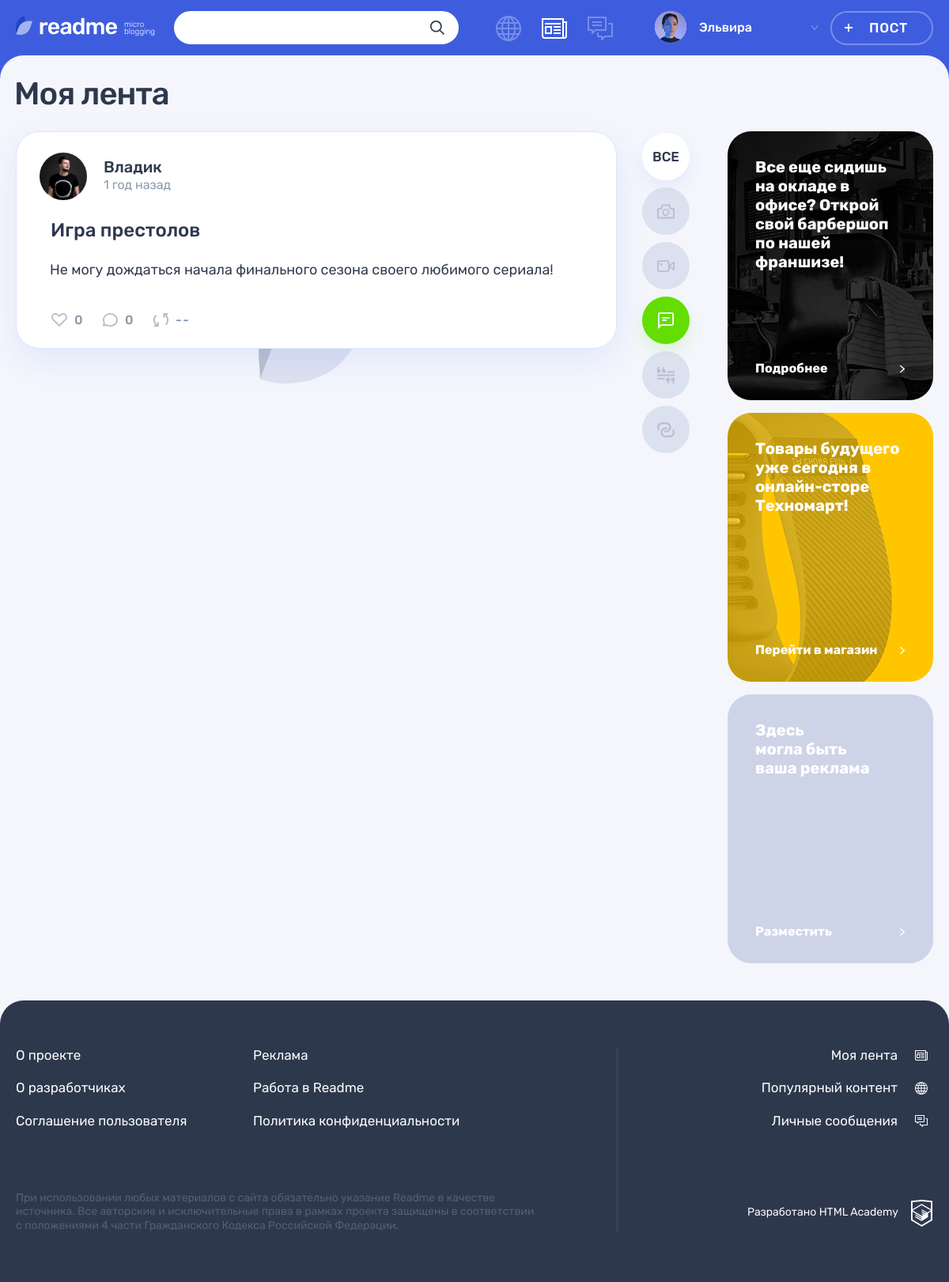
Screenshot of /feed.php?filter=text (signed in) with the database file from the repository.
### tables this page shows
CREATE TABLE IF NOT EXISTS posts (
id INT UNSIGNED AUTO_INCREMENT PRIMARY KEY,
author_id INT UNSIGNED,
post_type INT UNSIGNED,
dt_add DATETIME,
heading VARCHAR(128),
content TEXT,
quote_author TEXT,
img_url VARCHAR(128),
youtube_url VARCHAR(128),
url VARCHAR(128),
view_count INT,
FOREIGN KEY (author_id) REFERENCES users(id)
ON UPDATE CASCADE
ON DELETE CASCADE,
FOREIGN KEY (post_type) REFERENCES content_types(id)
ON UPDATE CASCADE
ON DELETE CASCADE
);

CREATE TABLE IF NOT EXISTS users (
id INT UNSIGNED AUTO_INCREMENT PRIMARY KEY,
username VARCHAR(32) NOT NULL UNIQUE,
dt_add DATETIME,
email VARCHAR(128) NOT NULL UNIQUE,
password VARCHAR(64),
avatar VARCHAR(128)
);

CREATE TABLE IF NOT EXISTS content_types  (
id INT UNSIGNED AUTO_INCREMENT PRIMARY KEY,
type_name VARCHAR(128),
type_class VARCHAR(128)
);

### helpers.php (called while the page is built, shortened)
<?php
function get_noun_plural_form(int $number, string $one, string $two, string $many): string
{
    $number = (int)$number;
    $mod10 = $number % 10;
    $mod100 = $number % 100;
    switch (true) {
        case ($mod10 === 1):
            return $one;
    }
}
function include_template($name, array $data = [])
{
    $name = 'templates/' . $name;
    extract($data);
    require $name;
    $result = ob_get_clean();
    return $result;
}

### functions.php (called while the page is built, shortened)
<?php
function cut_text(string $text, int $length = 300)
{
    return $text;
}
function time_difference(string $time, DateTime $current_time)
{
    $diff = date_diff($current_time, new DateTime($time));
    if ($diff->y > 0) {
        $relative_time = $diff->y . ' ' .
        get_noun_plural_form($diff->y, 'год', 'года', 'лет');
    } elseif ($diff->m > 0) {
        $relative_time = $diff->m . ' ' .
        get_noun_plural_form($diff->m, 'месяц', 'месяца', 'месяцев');
    } elseif ($diff->d > 6) {
        $relative_time = floor(($diff->d) / 7) . ' ' .
        get_noun_plural_form(floor(($diff->d) / 7), ' неделю', ' недели', ' недель');
    } elseif ($diff->d > 0) {
        $relative_time = $diff->d . ' ' .
        get_noun_plural_form($diff->d, 'день', 'дня', 'дней');
    } elseif ($diff->h > 0) {
        $relative_time = $diff->h . ' ' .
        get_noun_plural_form($diff->h, 'час', 'часа', 'часов');
    } elseif ($diff->i > 0) {
        $relative_time = $diff->i . ' ' .
        get_noun_plural_form($diff->i, 'минуту', 'минуты', 'минут');
    } elseif ($diff->s >= 0) {
        $relative_time = 'Только что';
    } else {
        $relative_time = '';
    }
    return $relative_time;
}
function get_content_types(mysqli $con)
{
    $result = mysqli_query($con, "SELECT * FROM content_types");
    return mysqli_fetch_all($result, MYSQLI_ASSOC);
}
function get_user(): ?array
{
    $user = [];
    $user['id'] = $_SESSION['id'];
    $user['name'] = $_SESSION['username'];
    $user['avatar'] = $_SESSION['avatar'];
    return $user;
}
function get_feed_posts(mysqli $connection, $filter, int $follower_id)
{
    $select_posts_query =
        "SELECT
            posts.*,
            content_types.type_class,
            users.id AS user_id,
            users.username,
            users.avatar,
        (SELECT COUNT(*) FROM likes WHERE likes.post_id = posts.id) AS likes,
        (SELECT COUNT(*) FROM comments WHERE comments.post_id = posts.id) AS comments
        FROM posts
        INNER JOIN users ON posts.author_id=users.id
        INNER JOIN content_types ON posts.post_type=content_types.id
        INNER JOIN subscribe ON posts.author_id = subscribe.author_id
        WHERE subscribe.follower_id = $follower_id ";
    if ($filter !== null) {
        $select_posts_query .= "AND content_types.type_class = '$filter' ";
    }
    $select_posts_query .= "ORDER BY dt_add DESC";
    $posts_mysqli = mysqli_query($connection, $select_posts_query);
    return mysqli_fetch_all($posts_mysqli, MYSQLI_ASSOC);
}
function get_filter($value, array $options)
{
    if (($value !== null) && (in_array($value, $options))) {
        return $value;
    }
    return null;
}

### libs/settings.php (called while the page is built, shortened)
<?php
$now_time = new DateTime('now');

### templates/feed-template.php (the view, shortened to what this page needs)
<main class="page__main page__main--feed">
   <div class="container">
      <h1 class="page__title page__title--feed">Моя лента</h1>
   </div>
   <div class="page__main-wrapper container">
      <section class="feed">
         <div class="feed__main-wrapper">
            <div class="feed__wrapper">
               <?php foreach($posts as $post) : ?>
               <article class="feed__post post post-<?= $post['type_class'] ?>">
                  <header class="post__header post__author">
                     <a class="post__author-link" href="profile.php?id=<?= $post['author_id'] ?? '' ?>" title="Автор">
                        <div class="post__avatar-wrapper">
                           <?php if (isset($post['avatar'])) : ?>
                           <img class="post__author-avatar" src="img/<?= $post['avatar'] ?>" alt="Аватар пользователя" width="60" height="60">
                           <?php endif; ?>
                        </div>
                        <div class="post__info">
                           <b class="post__author-name"><?= $post['username'] ?></b>
                           <span class="post__time">
                           <?= time_difference($post['dt_add'], $now_time) . ' назад' ?>
                           </span>
                        </div>
                     </a>
                  </header>
                  <div class="post__main">
                     <h2><a href="post.php?id=<?= $post['id'] ?>"><?= $post['heading'] ?></a></h2>
                     <?= include_template('posts/' . $post['type_class'] . '-post.php', ['post' => $post]) ?>
                  </div>
                  <footer class="post__footer post__indicators">
                     <div class="post__buttons">
                        <a class="post__indicator post__indicator--likes button" href="like.php?id=<?= $post['id'] ?>" title="Лайк">
                           <svg class="post__indicator-icon" width="20" height="17">
                              <use xlink:href="#icon-heart"></use>
                           </svg>
                           <span><?= $post['likes'] ?? '' ?></span>
                        </a>
                        <a class="post__indicator post__indicator--comments button" href="post.php?id=<?= $post['id'] ?>" title="Комментарии">
                           <svg class="post__indicator-icon" width="19" height="17">
                              <use xlink:href="#icon-comment"></use>
                           </svg>
                           <span><?= $post['comments'] ?? ''?></span>
                        </a>
                        <a class="post__indicator post__indicator--repost button" href="#" title="Репост">
                           <svg class="post__indicator-icon" width="19" height="17">
                              <use xlink:href="#icon-repost"></use>
                           </svg>
                           <span>--</span>
                        </a>
                     </div>
                  </footer>
               </article>
               <?php endforeach; ?>
            </div>
         </div>
         <ul class="feed__filters filters">
            <li class="feed__filters-item filters__item">
               <a class="filters__button filters__button--active" href="feed.php">
               <span>Все</span>
               </a>
            </li>
            <?php foreach($content_types as $content_type) : ?>
            <li class="feed__filters-item filters__item">
               <a class="button filters__button filters__button--<?= $content_type['type_class'] ?> <?= ($filter == $content_type['type_class']) ? 'filters__button--active' : '' ?>" href="feed.php?filter=<?= $content_type['type_class'] ?>">
                  <svg class="filters__icon" width="22" height="21">
                     <use xlink:href="#icon-filter-<?= $content_type['type_class'] ?>"></use>
                  </svg>
               </a>
            </li>
            <?php endforeach ?>
         </ul>
      </section>
      <aside class="promo">
         <article class="promo__block promo__block--barbershop">
            <p class="promo__text">
               Все еще сидишь на окладе в офисе? Открой свой барбершоп по нашей франшизе!
            </p>
            <a class="promo__link" href="#">
            Подробнее
            </a>
         </article>
         <article class="promo__block promo__block--technomart">
            <p class="promo__text">
               Товары будущего уже сегодня в онлайн-сторе Техномарт!
            </p>
            <a class="promo__link" href="#">
            Перейти в магазин
            </a>
         </article>
         <article class="promo__block">
            <p class="promo__text">
               Здесь<br> могла быть<br> ваша реклама
            </p>
            <a class="promo__link" href="#">
            Разместить
            </a>
         </article>
      </aside>
   </div>
</main>

### templates/posts/text-post.php (shortened to what this page needs)
<p><?=htmlspecialchars(cut_text($post['content']))?></p>

### rows the page displays
posts: author.avatar (picture), author.username "Владик", dt_add "1 год", heading "Игра престолов", content "Не могу дождаться начала финального сезона своего любимого сериала!", likes "0", comments "0"

### other values shown
$user['name'] "Эльвира"
